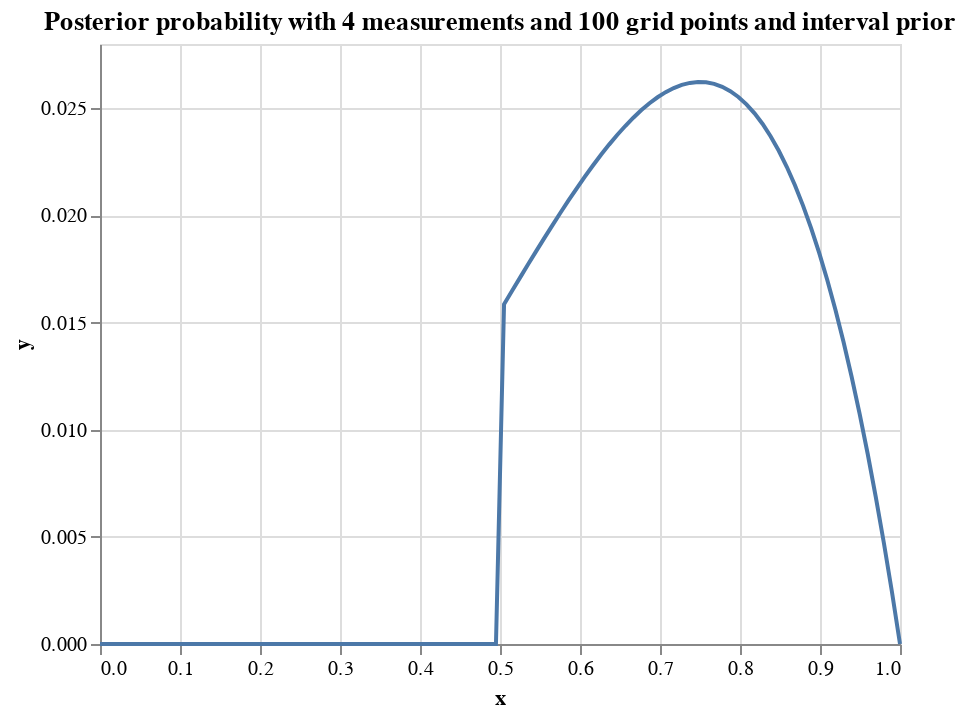

Notebook source saved alongside this figure:
### Code cell
grid_search_posterior_interval_prior("W,W,W,L", 0.5, 100)

### Figure 1 — Vega-Lite specification as saved in the notebook (floating-point values rounded to 4 significant figures)
{"config": {"view": {"continuousWidth": 400, "continuousHeight": 300}}, "data": {"name": "data-a465ae04f0546573dbc68fd99b1c3f82"}, "mark": "line", "encoding": {"x": {"type": "quantitative", "field": "x"}, "y": {"type": "quantitative", "field": "y"}}, "title": "Posterior probability with 4 measurements and 100 grid points and interval prior", "$schema": "https://vega.github.io/schema/vega-lite/v4.8.1.json", "datasets": {"data-a465ae04f0546573dbc68fd99b1c3f82": [{"x": 0.0, "y": 0.0}, {"x": 0.0101, "y": 0.0}, {"x": 0.0202, "y": 0.0}, {"x": 0.0303, "y": 0.0}, {"x": 0.0404, "y": 0.0}, {"x": 0.05051, "y": 0.0}, {"x": 0.06061, "y": 0.0}, {"x": 0.07071, "y": 0.0}, {"x": 0.08081, "y": 0.0}, {"x": 0.09091, "y": 0.0}, {"x": 0.101, "y": 0.0}, {"x": 0.1111, "y": 0.0}, {"x": 0.1212, "y": 0.0}, {"x": 0.1313, "y": 0.0}, {"x": 0.1414, "y": 0.0}, {"x": 0.1515, "y": 0.0}, {"x": 0.1616, "y": 0.0}, {"x": 0.1717, "y": 0.0}, {"x": 0.1818, "y": 0.0}, {"x": 0.1919, "y": 0.0}, {"x": 0.202, "y": 0.0}, {"x": 0.2121, "y": 0.0}, {"x": 0.2222, "y": 0.0}, {"x": 0.2323, "y": 0.0}, {"x": 0.2424, "y": 0.0}, {"x": 0.2525, "y": 0.0}, {"x": 0.2626, "y": 0.0}, {"x": 0.2727, "y": 0.0}, {"x": 0.2828, "y": 0.0}, {"x": 0.2929, "y": 0.0}, {"x": 0.303, "y": 0.0}, {"x": 0.3131, "y": 0.0}, {"x": 0.3232, "y": 0.0}, {"x": 0.3333, "y": 0.0}, {"x": 0.3434, "y": 0.0}, {"x": 0.3535, "y": 0.0}, {"x": 0.3636, "y": 0.0}, {"x": 0.3737, "y": 0.0}, {"x": 0.3838, "y": 0.0}, {"x": 0.3939, "y": 0.0}, {"x": 0.404, "y": 0.0}, {"x": 0.4141, "y": 0.0}, {"x": 0.4242, "y": 0.0}, {"x": 0.4343, "y": 0.0}, {"x": 0.4444, "y": 0.0}, {"x": 0.4545, "y": 0.0}, {"x": 0.4646, "y": 0.0}, {"x": 0.4747, "y": 0.0}, {"x": 0.4848, "y": 0.0}, {"x": 0.4949, "y": 0.0}, {"x": 0.5051, "y": 0.01586}, {"x": 0.5152, "y": 0.01648}, {"x": 0.5253, "y": 0.01711}, {"x": 0.5354, "y": 0.01773}, {"x": 0.5455, "y": 0.01834}, {"x": 0.5556, "y": 0.01895}, {"x": 0.5657, "y": 0.01955}, {"x": 0.5758, "y": 0.02014}, {"x": 0.5859, "y": 0.02071}, {"x": 0.596, "y": 0.02127}, {"x": 0.6061, "y": 0.02181}, {"x": 0.6162, "y": 0.02233}, {"x": 0.6263, "y": 0.02283}, {"x": 0.6364, "y": 0.0233}, {"x": 0.6465, "y": 0.02375}, {"x": 0.6566, "y": 0.02417}, {"x": 0.6667, "y": 0.02456}, {"x": 0.6768, "y": 0.02492}, {"x": 0.6869, "y": 0.02523}, {"x": 0.697, "y": 0.02551}, {"x": 0.7071, "y": 0.02575}, {"x": 0.7172, "y": 0.02594}, {"x": 0.7273, "y": 0.02609}, {"x": 0.7374, "y": 0.02618}, {"x": 0.7475, "y": 0.02623}, {"x": 0.7576, "y": 0.02621}, {"x": 0.7677, "y": 0.02614}, {"x": 0.7778, "y": 0.026}, {"x": 0.7879, "y": 0.0258}, {"x": 0.798, "y": 0.02553}, {"x": 0.8081, "y": 0.02518}, {"x": 0.8182, "y": 0.02476}, {"x": 0.8283, "y": 0.02427}, {"x": 0.8384, "y": 0.02368}, {"x": 0.8485, "y": 0.02302}, {"x": 0.8586, "y": 0.02226}, {"x": 0.8687, "y": 0.02141}, {"x": 0.8788, "y": 0.02046}, {"x": 0.8889, "y": 0.01941}, {"x": 0.899, "y": 0.01825}, {"x": 0.9091, "y": 0.01699}, {"x": 0.9192, "y": 0.01561}, {"x": 0.9293, "y": 0.01411}, {"x": 0.9394, "y": 0.01249}, {"x": 0.9495, "y": 0.01075}, {"x": 0.9596, "y": 0.008879}, {"x": 0.9697, "y": 0.006871}, {"x": 0.9798, "y": 0.004726}, {"x": 0.9899, "y": 0.002437}, {"x": 1.0, "y": 0.0}]}}
